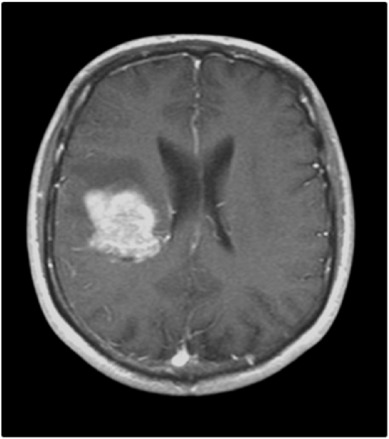
#> input picture Session 19/img.png, 389 x 439 px
$ jupyter execute 'Session 19.ipynb'
#> lines starting #> are read from the running program, lines starting #| are printed output that depends on the picture
# Session 19

## DBSCAN - HDBSCAN - MiniBatch-KMeans

DBSCAN and HBSCAN need scaling

### DBSCAN

[cell 1]
import numpy as np
from sklearn.datasets import make_circles
import matplotlib.pyplot as plt
from sklearn.preprocessing import StandardScaler

[cell 2]
X, y = make_circles(n_samples=1000, factor=0.3, noise=0.09)

[cell 3]
plt.scatter(X[:, 0], X[:, 1], c = y,cmap='viridis')
plt.show()
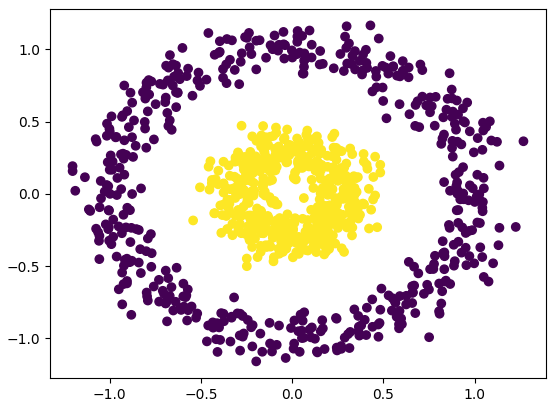
#> figure drawn by matplotlib, 1 panel

[cell 4]
from sklearn.cluster import DBSCAN

model = DBSCAN(eps=0.2, min_samples=10)
model.fit(X)

y_pred = model.fit_predict(X)
plt.scatter(X[:, 0], X[:, 1], c = y_pred,cmap='viridis')
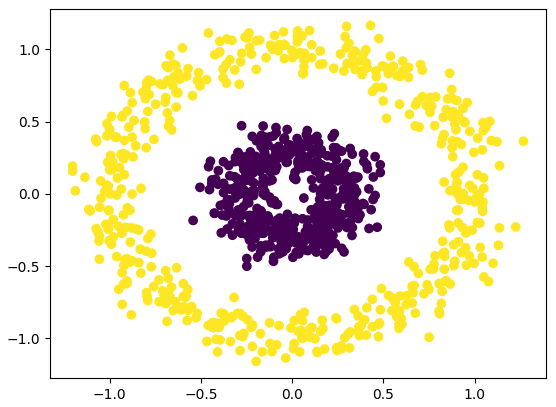
#> figure drawn by matplotlib, 1 panel

[cell 5]
#Core

core=model.core_sample_indices_
noise = np.where(y_pred == -1)

[cell 6]
import numpy as np
np.where(y_pred ==-1)

### HDBSCAN

Hierarchical Density-Based Spatial Clustering of Applications with Noise (HDBSCAN)

a limitation of DBSCAN is its inability to find clusters of varying densities.

This is where HDBSCAN shines.HDBSCAN stands out from other clustering algorithms due to its capability of discerning clusters of different densities and its ability to handle noise in the data

min_cluster_size': This parameter sets the minimum number of points required to form a cluster. Points that do not meet this criterion are consiered noise. Adjusting this paramater influences the granularity of the clusters found by the algoirthm.

[cell 7]
from sklearn.cluster import HDBSCAN

model = HDBSCAN(min_samples=10,min_cluster_size=10)
model.fit(X)
y_pred = model.fit_predict(X)

plt.scatter(X[:, 0], X[:, 1], c = y_pred,cmap='viridis')
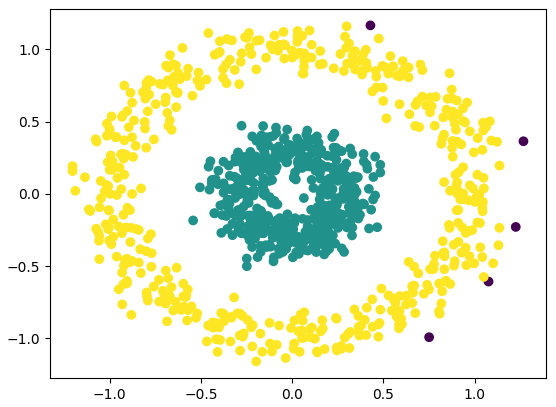
#> figure drawn by matplotlib, 1 panel

[cell 8]
np.where(y_pred ==-1)

### Find outlier with DBSCAn = HDBSCAN

[cell 9]
import numpy as np

X = np.array([180,175,178,189,183,160]).reshape(-1,1)
cluster_model = DBSCAN(eps=10, min_samples=3)

cluster_model.fit_predict(X)

# 10 means age with 10 distance are normal

[cell 10]
import numpy as np

X = np.array([160,161,162,163,175,176,177,178,180,181,220]).reshape(-1,1)
cluster_model = HDBSCAN( min_cluster_size=2)

cluster_model.fit_predict(X)


# 10 means age with 10 distance are normal

[cell 11]
import numpy as np

X = np.array([160,161,162,163,175,176,177,178,180,181,220]).reshape(-1,1)

model = HDBSCAN(min_cluster_size=2)
labels = model.fit_predict(X)

final_labels = np.empty_like(labels, dtype=object)

unique_clusters = np.unique(labels)

for c in unique_clusters:
    if c == -1:
        final_labels[labels == c] = "abnormal"
    else:
        mean_val = X[labels == c].mean()
        if mean_val < 170:
            final_labels[labels == c] = "short"
        else:
            final_labels[labels == c] = "tall"

print(final_labels)

[cell 12]
### Find best K in Kmeans with hist JUST FOR 1D meaning one feature

[cell 13]
import matplotlib.pylab as plt

plt.hist(X)

# best is 3
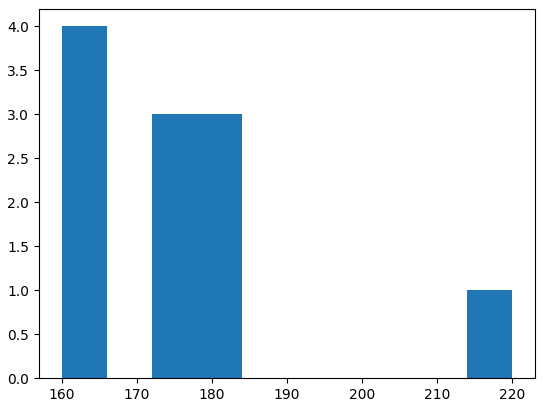
#> figure drawn by matplotlib, 1 panel; tallest bar 4 high, from x = 160 to 166

### MBKMeans

MiniBatch K-Means is a faster version of K-Means designed for large datasets.

[cell 14]
import numpy as np
from sklearn.cluster import MiniBatchKMeans

# sample data
X = np.array([
    [160], [161], [162], [163],
    [175], [176], [177], [178],
    [180], [181], [220]
])

# model
kmeans = MiniBatchKMeans(
    n_clusters=2,
    batch_size=4,
    random_state=42
)

kmeans.fit(X)

labels = kmeans.labels_
centers = kmeans.cluster_centers_

print("Labels:", labels)
print("Centers:", centers)

[cell 15]
plt.scatter(range(len(X)), X[:,0], c=labels, cmap='viridis', s=100)
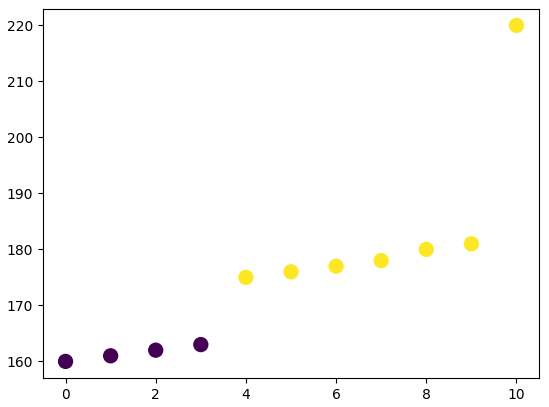
#> figure drawn by matplotlib, 1 panel

### Tumor Detection

[cell 16]
from sklearn.cluster import KMeans, DBSCAN
import cv2
import matplotlib.pyplot as plt

[cell 17]
import numpy as np

img = cv2.imread("img.png", cv2.IMREAD_GRAYSCALE)
#> img is the input picture: shape (439, 389); min 0, max 255, mean 67.3

print(img.shape)
#| (439, 389)
vec = img.ravel().reshape(-1,1)

kmm = KMeans(n_clusters=3)
labels = kmm.fit_predict(vec)

result_image = np.array(labels).reshape(img.shape)
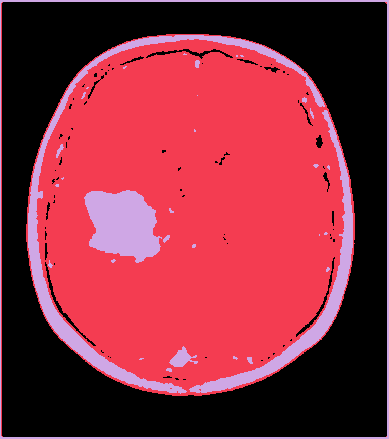
#> result_image: shape (439, 389) int32; 3 distinct labels, from 0 to 2; one colour per label, 0 black
plt.imshow(result_image)

## SemiSupervised

These three methods are all part of **semi-supervised learning**, which sits between supervised and unsupervised learning.

They are very important for interviews because they answer this real-world problem:

> “What if we have only a few labeled samples but lots of unlabeled data?”

---

# 🧠 1. Big Picture: Semi-Supervised Learning

You have:

* 🟢 Labeled data: small (e.g. 100 samples)
* ⚪ Unlabeled data: large (e.g. 10,000 samples)

Goal:

> Use unlabeled data to improve learning

---

# 🔵 2. SelfTrainingClassifier (Wrapper Method)

## 🧠 Idea

> Train a normal classifier → predict unlabeled data → add confident predictions as new labels → retrain

---

## ⚙️ How it works

1. Train base model (e.g. SVM, RandomForest)
2. Predict unlabeled data
3. Select **high-confidence predictions**
4. Add them to training set
5. Repeat

---

## 🔥 Key concept

> “Model teaches itself”

---

## 📌 Important parameters

* `threshold` → confidence level
* `base_estimator` → any classifier

---

## 🧠 Pros

✔ simple
✔ flexible (any model)
✔ works well in practice

---

## ❌ Cons

❌ error propagation (wrong labels get reinforced)
❌ depends heavily on initial model

---

## 📌 Interview line

> SelfTrainingClassifier is a wrapper-based semi-supervised method where a supervised model iteratively labels unlabeled data based on prediction confidence.

---

# 🟣 3. LabelPropagation

## 🧠 Idea (graph-based)

> “Similar points should have similar labels”

It builds a graph:

* nodes = data points
* edges = similarity between points

Then:

> labels spread through the graph like diffusion

---

## ⚙️ Mechanism

1. Build similarity graph (RBF kernel)
2. Keep labeled points fixed
3. Spread labels to neighbors iteratively

---

## 🧠 Intuition

Like:

> ink spreading on paper through connected regions

---

## 📌 Key property

* Hard labels (final class assignment)
* deterministic propagation

---

## ❌ Weakness

* sensitive to noise
* expensive for large datasets

---

## 📌 Interview line

> LabelPropagation propagates labels through a similarity graph where each node influences its neighbors based on feature similarity.

---

# 🟡 4. LabelSpreading

## 🧠 Idea (improved LabelPropagation)

Same graph idea, BUT:

> allows smoothing (not strict copying)

---

## ⚙️ Difference from LabelPropagation

| Feature        | LabelPropagation   | LabelSpreading          |
| -------------- | ------------------ | ----------------------- |
| Label type     | hard labels        | soft labels             |
| Robustness     | lower              | higher                  |
| Noise handling | weak               | better                  |
| Update rule    | strict propagation | smoothing (regularized) |

---

## 🧠 Intuition

Instead of:

> “copy neighbor label”

It does:

> “blend neighbor influence”

---

## 📌 Key advantage

✔ more stable
✔ less sensitive to noise
✔ more commonly used than LabelPropagation

---

## 📌 Interview line

> LabelSpreading is a regularized version of LabelPropagation that uses soft label updates to improve robustness against noise.

---

# 🔥 5. Direct Comparison (VERY IMPORTANT FOR INTERVIEW)

| Method                  | Type          | Core Idea              | Strength | Weakness           |
| ----------------------- | ------------- | ---------------------- | -------- | ------------------ |
| SelfTrainingClassifier  | Wrapper       | model teaches itself   | flexible | error propagation  |
| LabelPropagation        | Graph-based   | strict label diffusion | simple   | sensitive to noise |
| LabelSpreading          | Graph-based   | smooth diffusion       | robust   | slower             |

---

# 🧠 6. When to use what

## ✅ Self-training

* when you already have a strong classifier
* NLP (very common with transformers)

---

## ✅ LabelPropagation / Spreading

* when data has strong similarity structure
* images, manifolds, embeddings

---

# 🔥 7. Real interview insight (VERY IMPORTANT)

Interviewers often ask:

### ❓ “Why not just use supervised learning?”

Answer:

> Because labeling is expensive. Semi-supervised learning leverages structure in unlabeled data to improve generalization when labeled data is scarce.

---

### ❓ “Why LabelSpreading over LabelPropagation?”

Answer:

> Because LabelSpreading introduces regularization and soft labels, making it more robust to noise.

---

### ❓ “Main risk of SelfTraining?”

Answer:

> Confirmation bias — wrong predictions get reinforced and amplified over iterations.

---

### LabelTraining

[cell 18]
import numpy as np
import matplotlib.pyplot as plt

from sklearn.datasets import make_blobs
from sklearn.semi_supervised import SelfTrainingClassifier, LabelPropagation, LabelSpreading
from sklearn.svm import SVC
from sklearn.metrics import accuracy_score

[cell 19]
X, y_true = make_blobs(n_samples=100, centers=2, n_features=2, random_state=42)

[cell 20]
y_semi = np.copy(y_true)
y_semi[10:] = -1   # only 10 labeled points

[cell 21]
base_svm = SVC(kernel='rbf',probability=True)
self_training = SelfTrainingClassifier(base_svm,threshold=.7)
self_training.fit(X,y_semi)
pred_self = self_training.predict(X)


pred_self

[cell 22]
from sklearn.calibration import CalibratedClassifierCV
from sklearn.svm import SVC

base_svm = CalibratedClassifierCV(SVC(kernel='rbf'), ensemble=False)
self_training = SelfTrainingClassifier(base_svm,threshold=.7)
self_training.fit(X,y_semi)
pred_self = self_training.predict(X)

print(pred_self)

np.where(y_true != pred_self)

[cell 23]
y_true

### Label Propagation

[cell 24]
lp = LabelPropagation()
lp.fit(X,y_semi)
pred_lp = lp.predict(X)

np.where(y_true != pred_lp)

[cell 25]
pred_lp

### Label Spreading

[cell 26]
ls = LabelSpreading()
ls.fit(X, y_semi)
pred_ls = ls.predict(X)

[cell 27]
np.where(y_true != pred_lp)

[cell 28]
print("Self Training Accuracy:", accuracy_score(y_true, pred_self))
print("Label Propagation Accuracy:", accuracy_score(y_true, pred_lp))
print("Label Spreading Accuracy:", accuracy_score(y_true, pred_ls))

[cell 29]
fig, axes = plt.subplots(1, 4, figsize=(16, 4))

methods = [
    ("True Labels", y_true),
    ("Self Training", pred_self),
    ("Label Propagation", pred_lp),
    ("Label Spreading", pred_ls),
]

for ax, (title, labels) in zip(axes, methods):
    ax.scatter(X[:, 0], X[:, 1], c=labels, cmap='coolwarm')
    ax.set_title(title)

plt.show()
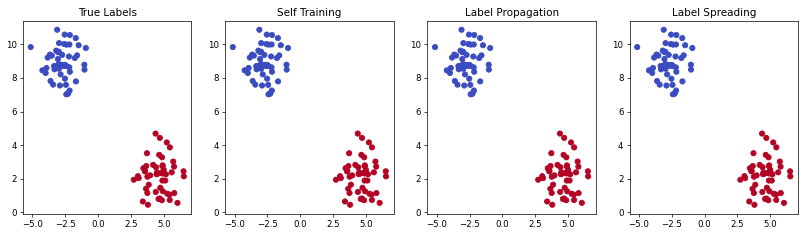
#> figure drawn by matplotlib, 4 panels
